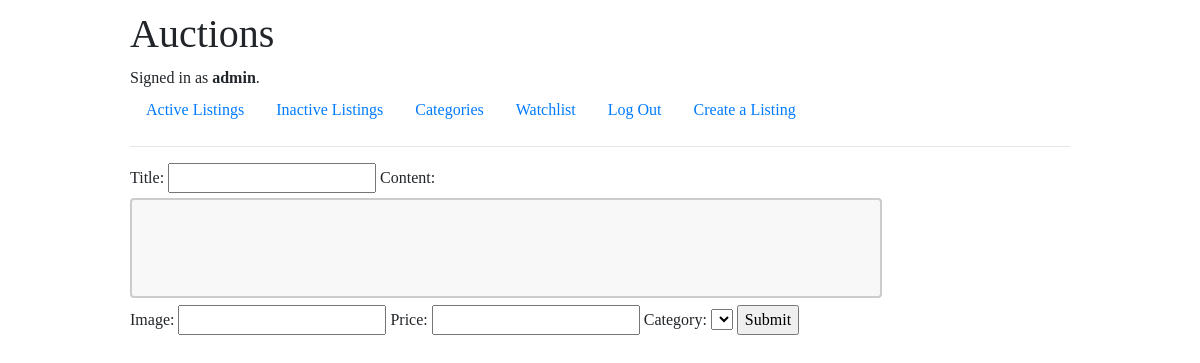
/create (signed in), run on an earlier commit of the app's database.
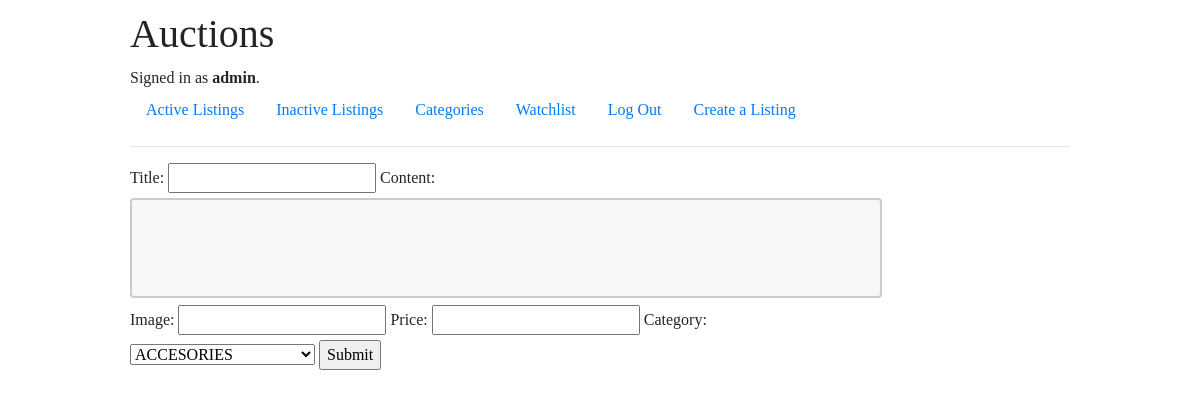
And on a later commit of the database.
### auctions/models.py (models this page shows)
class Categories(models.Model):
    CATEGORY_CHOICES = [
        ("ELSE", "Else"),
        ("ACCESORIES", "Accessories"),
        ("SPORT", "Sports"),
        ("CLOTHING", "Clothing"),
        ("ELECTRONICS", "Electronics"),
        ("ART", "Art"),
        ("MOVIES-AND-TV", "Movies and Television"),
        ("TOYS-AND-GAMES", "Toys and Games"),
        ("VIDEO-GAMES", "Video Games"),
        ("HOME-AND-KITCHEN", "Home and Kitchen"),
        ("SELF-CARE", "Self Care"),
        ("BOOKS", "Books"),
    ]
    category = models.CharField(
        max_length=30,
        choices=CATEGORY_CHOICES,
        default= CATEGORY_CHOICES[0][0],
        unique=True,
    )
    class Meta:
        ordering= ('category',)
        verbose_name = "Category"
        verbose_name_plural = "Categories"
    def __str__(self):
        return f"{self.category}"

### auctions/views.py (the view, shortened to what this page needs)
# urls.py: path("create", views.create, name="create"),
@login_required
def create(request):
    invalid_price_message = "Invalid Price"
    try:
        return render(request, "auctions/create.html",{
            "form":ListingForm()
        })
    except IntegrityError:
        return render(request, "auctions/create.html",{
            "form":ListingForm(),
            "message": invalid_price_message
        })

### auctions/forms.py
class ListingForm(ModelForm):
    class Meta:
        model = Listing
        fields = ["title", "content", "image", "price", "category"]

### auctions/templates/auctions/create.html (shortened to what this page needs)
{% extends "auctions/layout.html" %}
{% block body %}
    <form action="" method="post">
        {{form}}
        <input type="submit" value="Submit">
    </form>
{% endblock %}

What changed in the data, as far as the page shows it:
added Categories: category "ACCESORIES"
